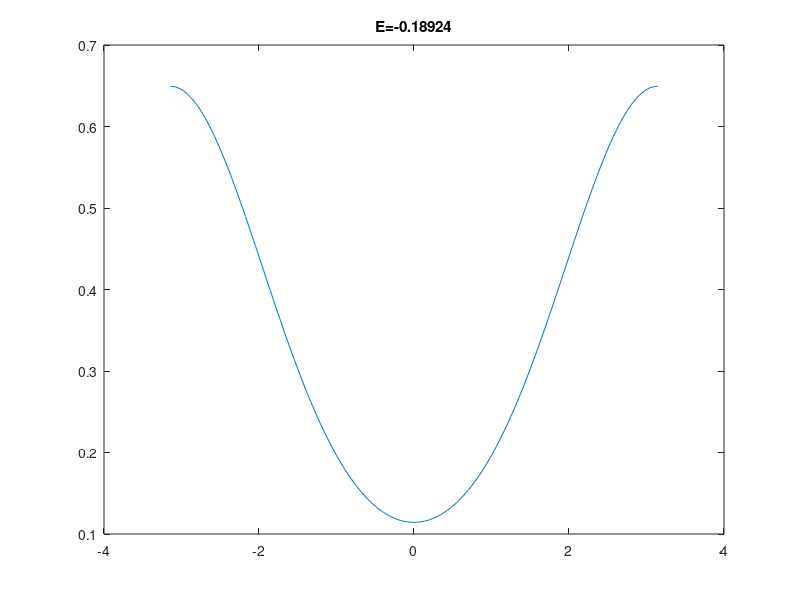

The MATLAB source for this figure:
% using sqrt(2/(x2-x1))*sin(2*pi*n*(x-x1)/(x2-x1)) (and  cos) basis to solve 1D periodic potential
% symmetry is of potential is not required.
% results are the same with RK4 method.
% the conclusion is the nodes will still increase one by one.

function periodicPotential
close all;
global x1 x2 L
x1 = -pi; x2 = pi; L = x2-x1;
Vfun = @(x) 0.5*cos(x);
N = 41; % number of basis
NPlotX = 300;
NPlotPsi = 1;

% kinetic matrix
temp = floor(linspace(1,(N+1)/2,N)+0.01);
temp = [0 temp(1:end-1)];
T = diag(2*pi^2*temp.^2/L^2);
% potential matrix
V = zeros(N,N);
for ii = 1:N
for jj = ii:N
    integrand = @(x)Basis(ii,x).*Basis(jj,x).*Vfun(x);
    V(ii,jj) = integral(integrand, x1,x2,'RelTol',1e-14);
    V(jj,ii) = V(ii,jj);
end
end
H = T+V;
[Coeff,D] = eig(H); Energies = diag(D)';
disp('Energies')
disp(Energies(1:NPlotPsi));
Psi = zeros(N,NPlotX);
x = linspace(x1,x2,NPlotX);
for ii = 1:NPlotPsi
    for jj = 1:N
        Psi(ii,:) = Psi(ii,:) + Coeff(jj,ii)*Basis(jj,x);
    end
    if Psi(ii,round(NPlotX/2)) < 1e-5, Psi(ii,:) = -Psi(ii,:); end
    figure; plot(x,Psi(ii,:)); title(['E=',num2str(Energies(ii))]);
end
end

function y = Basis(n,x)
global L
n = n - 1;
if n == 0
    y = sqrt(1/L)*ones(size(x));
elseif mod(n,2) == 1
    n = (n+1)/2;
    y = sqrt(2/L)*sin(2*pi*n*x/L);
else
    n = n/2;
    y = sqrt(2/L)*cos(2*pi*n*x/L);
end
end

%function out = Vfun(x)
%out = zeros(size(x));
%out (abs(x)>pi/2) = 30;
%end